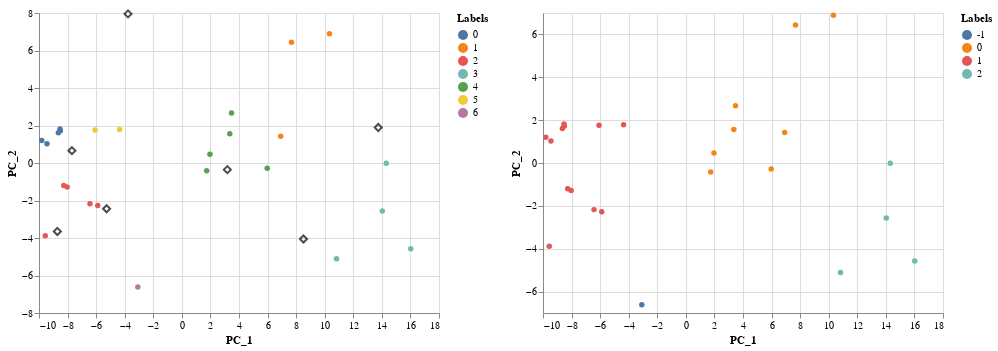

Notebook code cell kept with this figure:
### Code cell
# Side by side comparison
alt.hconcat (k_means_chart, optics_chart).resolve_scale(color='independent')

### Figure 1 — Vega-Lite specification as saved in the notebook (floating-point values rounded to 4 significant figures)
{"config": {"view": {"continuousWidth": 400, "continuousHeight": 300}}, "hconcat": [{"layer": [{"data": {"name": "data-9fe3a9dde2bfb264c6a9c23aeb35dfad"}, "mark": {"type": "circle", "opacity": 1}, "encoding": {"color": {"type": "nominal", "field": "Labels", "legend": {}}, "x": {"type": "quantitative", "field": "PC_1"}, "y": {"type": "quantitative", "field": "PC_2"}}}, {"data": {"name": "data-d07752ad55d31e1c387780ee4f199682"}, "mark": {"type": "point", "color": "black", "opacity": 0.7, "shape": "diamond", "size": 50}, "encoding": {"x": {"type": "quantitative", "field": "PC_1"}, "y": {"type": "quantitative", "field": "PC_2"}}}]}, {"data": {"name": "data-891f658abad68637c832eb07d9f23604"}, "mark": {"type": "circle", "opacity": 1}, "encoding": {"color": {"type": "nominal", "field": "Labels", "legend": {}}, "x": {"type": "quantitative", "field": "PC_1"}, "y": {"type": "quantitative", "field": "PC_2"}}}], "resolve": {"scale": {"color": "independent"}}, "$schema": "https://vega.github.io/schema/vega-lite/v4.8.1.json", "datasets": {"data-9fe3a9dde2bfb264c6a9c23aeb35dfad": [{"PC_1": 7.676, "PC_2": 6.443, "Labels": 1}, {"PC_1": -8.505, "PC_2": 1.721, "Labels": 0}, {"PC_1": 10.82, "PC_2": -5.11, "Labels": 3}, {"PC_1": -9.806, "PC_2": 1.204, "Labels": 0}, {"PC_1": -9.442, "PC_2": 1.027, "Labels": 0}, {"PC_1": -6.43, "PC_2": -2.176, "Labels": 2}, {"PC_1": 16.02, "PC_2": -4.569, "Labels": 3}, {"PC_1": 14.31, "PC_2": -0.01017, "Labels": 3}, {"PC_1": 3.476, "PC_2": 2.667, "Labels": 4}, {"PC_1": 1.968, "PC_2": 0.4668, "Labels": 4}, {"PC_1": 5.975, "PC_2": -0.2759, "Labels": 4}, {"PC_1": 6.917, "PC_2": 1.424, "Labels": 1}, {"PC_1": 1.739, "PC_2": -0.4156, "Labels": 4}, {"PC_1": -8.029, "PC_2": -1.285, "Labels": 2}, {"PC_1": -8.269, "PC_2": -1.201, "Labels": 2}, {"PC_1": -4.359, "PC_2": 1.782, "Labels": 5}, {"PC_1": -8.531, "PC_2": 1.817, "Labels": 0}, {"PC_1": -6.078, "PC_2": 1.76, "Labels": 5}, {"PC_1": -5.889, "PC_2": -2.27, "Labels": 2}, {"PC_1": 10.33, "PC_2": 6.895, "Labels": 1}, {"PC_1": 3.357, "PC_2": 1.559, "Labels": 4}, {"PC_1": -8.645, "PC_2": 1.608, "Labels": 0}, {"PC_1": 14.03, "PC_2": -2.565, "Labels": 3}, {"PC_1": -3.082, "PC_2": -6.615, "Labels": 6}, {"PC_1": -9.561, "PC_2": -3.88, "Labels": 2}], "data-d07752ad55d31e1c387780ee4f199682": [{"PC_1": -8.715, "PC_2": -3.651}, {"PC_1": 8.513, "PC_2": -4.053}, {"PC_1": -7.693, "PC_2": 0.6577}, {"PC_1": 13.75, "PC_2": 1.89}, {"PC_1": 3.185, "PC_2": -0.3555}, {"PC_1": -5.269, "PC_2": -2.441}, {"PC_1": -3.769, "PC_2": 7.952}], "data-891f658abad68637c832eb07d9f23604": [{"PC_1": 7.676, "PC_2": 6.443, "Labels": 0}, {"PC_1": -8.505, "PC_2": 1.721, "Labels": 1}, {"PC_1": 10.82, "PC_2": -5.11, "Labels": 2}, {"PC_1": -9.806, "PC_2": 1.204, "Labels": 1}, {"PC_1": -9.442, "PC_2": 1.027, "Labels": 1}, {"PC_1": -6.43, "PC_2": -2.176, "Labels": 1}, {"PC_1": 16.02, "PC_2": -4.569, "Labels": 2}, {"PC_1": 14.31, "PC_2": -0.01017, "Labels": 2}, {"PC_1": 3.476, "PC_2": 2.667, "Labels": 0}, {"PC_1": 1.968, "PC_2": 0.4668, "Labels": 0}, {"PC_1": 5.975, "PC_2": -0.2759, "Labels": 0}, {"PC_1": 6.917, "PC_2": 1.424, "Labels": 0}, {"PC_1": 1.739, "PC_2": -0.4156, "Labels": 0}, {"PC_1": -8.029, "PC_2": -1.285, "Labels": 1}, {"PC_1": -8.269, "PC_2": -1.201, "Labels": 1}, {"PC_1": -4.359, "PC_2": 1.782, "Labels": 1}, {"PC_1": -8.531, "PC_2": 1.817, "Labels": 1}, {"PC_1": -6.078, "PC_2": 1.76, "Labels": 1}, {"PC_1": -5.889, "PC_2": -2.27, "Labels": 1}, {"PC_1": 10.33, "PC_2": 6.895, "Labels": 0}, {"PC_1": 3.357, "PC_2": 1.559, "Labels": 0}, {"PC_1": -8.645, "PC_2": 1.608, "Labels": 1}, {"PC_1": 14.03, "PC_2": -2.565, "Labels": 2}, {"PC_1": -3.082, "PC_2": -6.615, "Labels": -1}, {"PC_1": -9.561, "PC_2": -3.88, "Labels": 1}]}}
